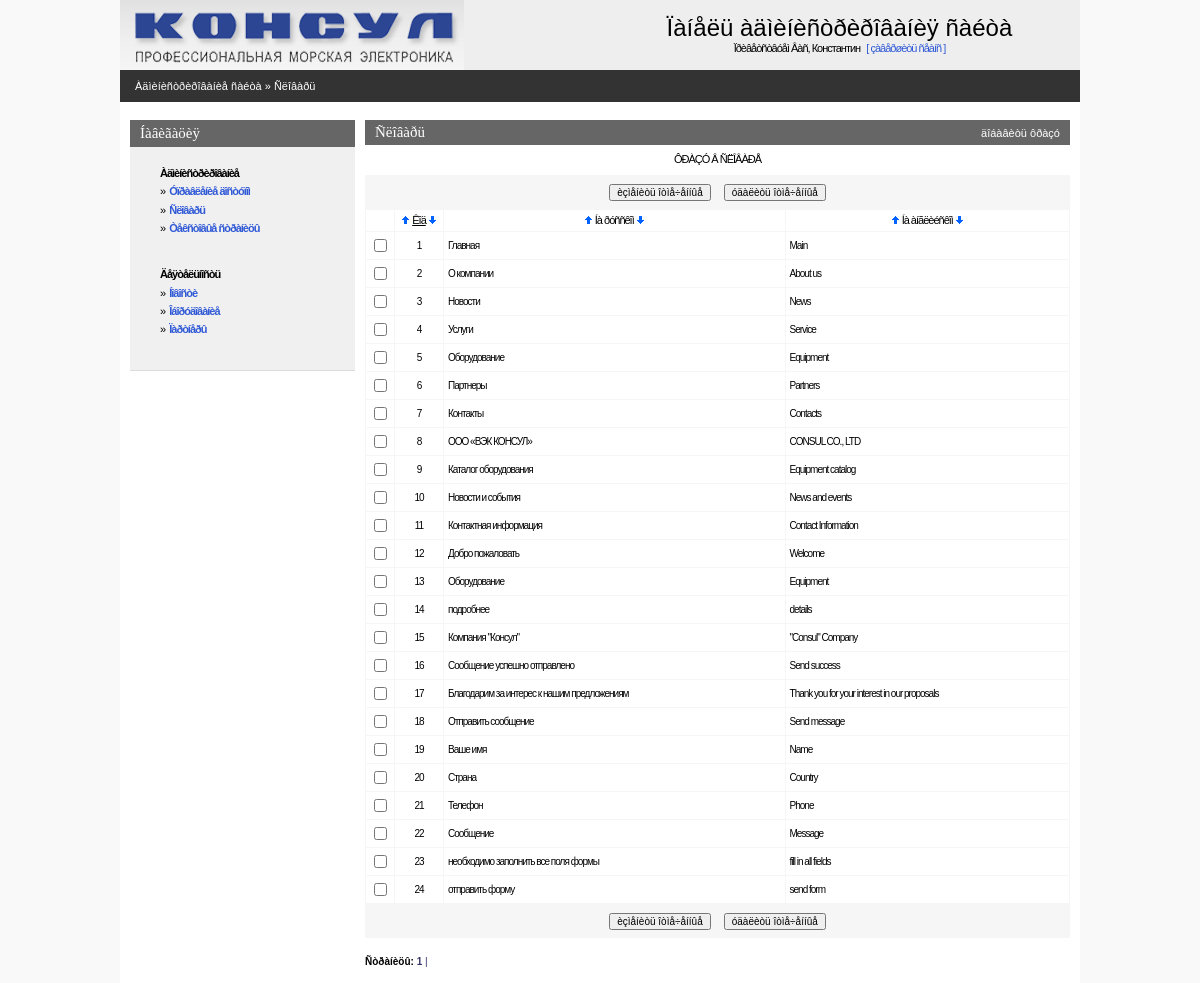
The page /admin/dict.php (signed in) on the database as committed earlier.
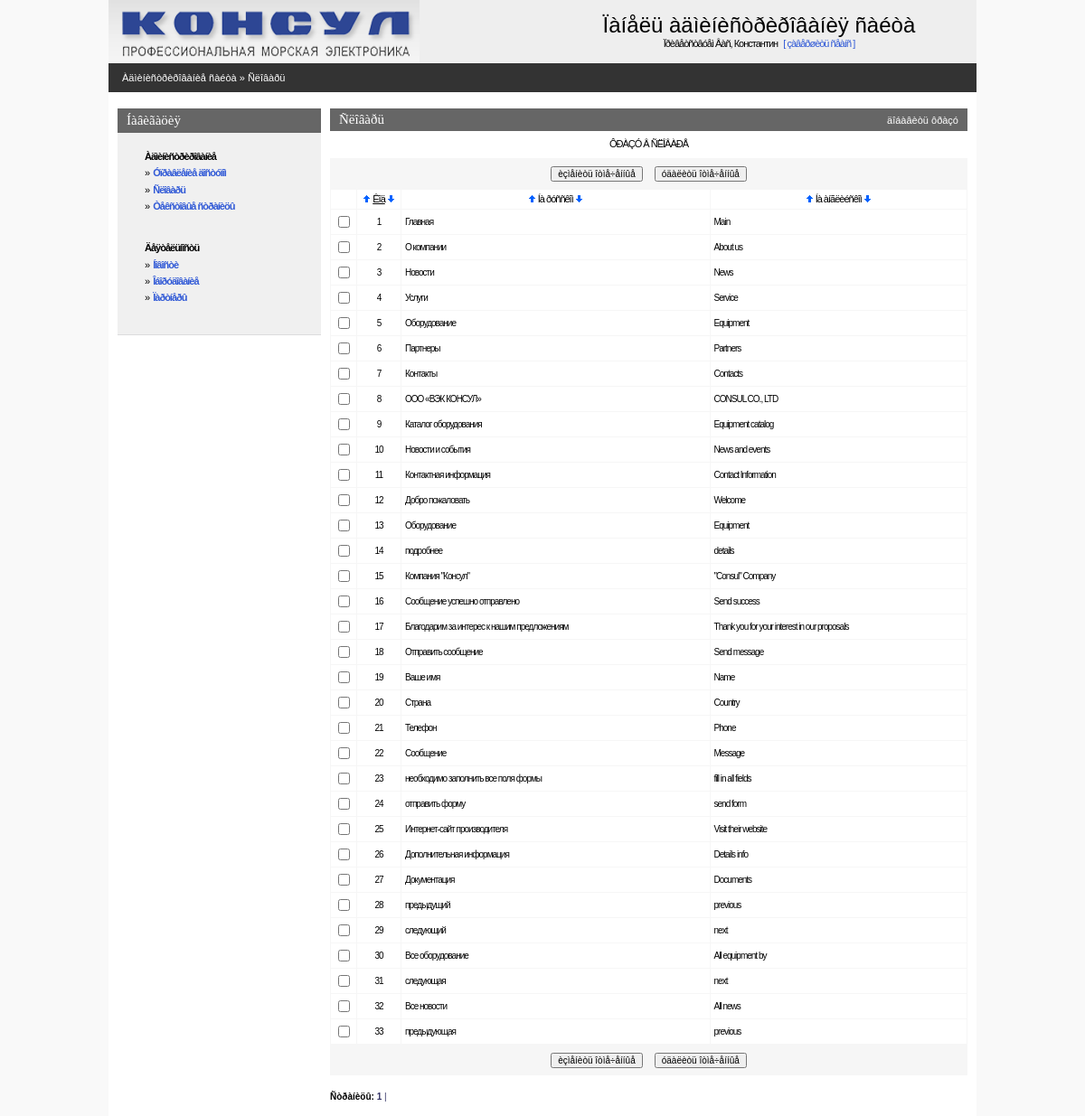
The same page on the database as committed later.
### tables this page shows
CREATE TABLE IF NOT EXISTS `consul_dict` (
  `dict_code` int(11) NOT NULL AUTO_INCREMENT,
  `dict_ru` varchar(250) NOT NULL,
  `dict_en` varchar(250) NOT NULL,
  PRIMARY KEY (`dict_code`)
);

### admin/inc/session.php (called while the page is built, shortened)
<?php
   $REGUSER["code"]=$_SESSION["REGUSER"]["code"];
   $REGUSER["name"]=$_SESSION["REGUSER"]["name"];
   $REGUSER["login"]=$_SESSION["REGUSER"]["login"];
   $REGUSER["pass"]=$_SESSION["REGUSER"]["pass"];
   $REGUSER["email"]=$_SESSION["REGUSER"]["email"];
   $REGUSER["radmin"]=$_SESSION["REGUSER"]["radmin"];
   $REGUSER["rtext"]=$_SESSION["REGUSER"]["rtext"];
   $REGUSER["rnews"]=$_SESSION["REGUSER"]["rnews"];
   $REGUSER["requipment"]=$_SESSION["REGUSER"]["requipment"];
   $REGUSER["rpartner"]=$_SESSION["REGUSER"]["rpartner"];
?>

### admin/inc/connect.php (called while the page is built, shortened)
<?php
    $PHP_SELF=$_SERVER['PHP_SELF'];
?>

### admin/inc/const.php (called while the page is built, shortened)
<?php
    $PREFFIX="consul";
?>

### admin/dict.php (the view, shortened to what this page needs)
<?php
include("inc/settings.php");
$per_page=50;
if(!($sortby)) $sortby='dict_code'; else {$sortby=explode(" ",$sortby);$sortby=$sortby[0];}
if(!isset($sortdir)) {$sortdir="";$realsortdir="ASC"; }
else if(!intval($sortdir)) {$sortdir="";$realsortdir="ASC";} else {$sortdir="1";$realsortdir="DESC";}
$mainquery="select {$PREFFIX}_dict.dict_code, dict_ru, dict_en
            from {$PREFFIX}_dict
            order by $sortby $realsortdir";
?>
<? include ("inc/head.php"); ?>
<BODY>
<center>
<div class=mainbody>
<? include("inc/top.php");?>
<table Border=0 CellSpacing=0 CellPadding=0 width=100%>
  <tr><td class=pageline>
     <div class=wmiddletext><a href="main.php">Àäìèíèñòðèðîâàíèå ñàéòà</a> &#187; <a href="dict.php">Ñëîâàðü</a></div>
  </td></tr>
</table>
<table Border=0 CellSpacing=0 CellPadding=0 class=mainbody>
 <tr valign=top>
  <td width=10></td>
  <? include("inc/leftmenu.php"); ?>
  <td width=10></td>
  <td>
<?php
echo"<form name='data' action=$PHP_SELF method=POST>";
?>
<table class=grayhead Border=0 CellSpacing=0 CellPadding=0 >
 <tr class=normaltext>
  <td ><div ><h4>Ñëîâàðü</h4></div></td>
  <td align=right class=wmiddletext><a class=submenu onclick="displayform(this,'äîáàâèòü ôðàçó')">äîáàâèòü ôðàçó</a></td>
 </tr>
</table>
<table Border=0 CellSpacing=0 class=pagebluetable CellPadding=0 >
 <tr><td class=lmenutext height=30 bgcolor=#ffffff align="center">ÔÐÀÇÓ Â ÑËÎÂÀÐÅ</td></tr>
</table>
<?php
$res=mysql_query ($mainquery) or die ("Íå ìîãó âûáðàòü ôðàçû. Îøèáêà â çàïðîñå.");
  $num_rows=mysql_num_rows($res);
  if($num_rows)
  {
      $page_quant=ceil($num_rows / $per_page);
  }
?>
<table Border=0 CellSpacing=0 class=pagebluetable CellPadding=0>
 <tr><td>
 <center>
 <table>
 <tr height=30 >
    <td><input type=button onClick=Send('U') value='èçìåíèòü îòìå÷åííûå' class=smalltext></td>
    <td width=5></td>
    <td><input type=button onClick=ConfirmSend('D') value='óäàëèòü îòìå÷åííûå'  class=smalltext></td>
 </tr>
 </table>
 </td></tr>
</table>
<table Border=0 CellSpacing=1 class=bluetable CellPadding=4 width=100%>
  <tr class=lmenutext height=20 align=center bgcolor=#ffffff>
    <td width=20>&nbsp;</td>
    <td width=40><?=SortTitle("Êîä","dict_code",$sortby,$sortdir);?></td>
    <td><?=SortTitle("Íà ðóññêîì","dict_ru",$sortby,$sortdir);?></td>
    <td><?=SortTitle("Íà àíãëèéñêîì","dict_en",$sortby,$sortdir);?></td>
<?php
  if($num_rows)
  {
      $page_quant=ceil($num_rows / $per_page);
    $start_pos=$curr_page*$per_page;
    if ($start_pos+$per_page<$num_rows) $end_pos=$start_pos+$per_page;
       else $end_pos=$num_rows;
    for ($x=$start_pos; $x<$end_pos; $x++)
    {
    list($dict_code,$dict_ru,$dict_en)=mysql_fetch_array($res);
    $checkname=$dict_code;
    echo"<tr class=edittabletext height=24 bgcolor=#ffffff>";
    echo"<TD width=20 align=center ><input type='checkbox' name=\"C#$checkname\" id=\"C#$checkname\"></TD>";
    echo"<TD class=smalltext width=40 align=center >$dict_code</TD>";
    echo"<TD class=smalltext ondblclick='change_line(\"$checkname\",\"F#$checkname#dict_ru#string\");' id=\"F#$checkname#dict_ru#string\">".Show($dict_ru)."</TD>\n";
    echo"<TD class=smalltext ondblclick='change_line(\"$checkname\",\"F#$checkname#dict_en#string\");' id=\"F#$checkname#dict_en#string\">".Show($dict_en)."</TD>\n";
    echo"</TR>\n";
    }
  }
?>
<table Border=0 CellSpacing=0 class=pagebluetable CellPadding=0 width=95%>
 <tr><td>
 <center>
 <table>
 <tr height=30 >
    <td><input type=button onClick=Send('U') value='èçìåíèòü îòìå÷åííûå' class=smalltext></td>
    <td width=5></td>
    <td><input type=button onClick=ConfirmSend('D') value='óäàëèòü îòìå÷åííûå'  class=smalltext></td>
 </tr>
 </table>
 </td></tr>
</table>
<br>
<?php
echo"<div align=left class=smalltext><b>Ñòðàíèöû:</b>  ";
for ($i=1;$i<$page_quant+1;$i++)
 {
   $y=$i-1;
   if ($curr_page==$y) {$t1="<b>";$t2="</b>";} else {$t1="";$t2="";}
   echo"<a class=blue href=$PHP_SELF?curr_page=$y&sortby=$sortby&sortdir=$sortdir>$t1 $i $t2|</a>&nbsp";
 }
echo"</div>";
?>
    <td width=10></td>
</center>
</BODY>
</HTML>

### admin/inc/head.php (shortened to what this page needs)
<HTML>
<HEAD>
   <LINK REL=stylesheet HREF="css/styles.css" TYPE="text/css">
</HEAD>

### admin/inc/top.php (shortened to what this page needs)
<table Border=0 CellSpacing=0 CellPadding=0 width=100%>
 <tr  style="padding:10px;" bgcolor=#eeeeee>
    <td><img src="../img/logo.gif" border=0></td>
    <td align=center>
       <h1>Ïàíåëü àäìèíèñòðèðîâàíèÿ ñàéòà</h1>
       <span class=lmenupart>Ïðèâåòñòâóåì Âàñ, <?=$REGUSER["name"]?> <a class=lmenupart href="index.php?op=out"> &nbsp;&nbsp;[&nbsp;çàâåðøèòü ñåàíñ&nbsp;]</a></span>
    </td>
 </tr>
</table>

### admin/inc/leftmenu.php (shortened to what this page needs)
<td class=leftpanel>
<table CellSpacing=0 CellPadding=0>
<tr><td class=bluehead><h4>Íàâèãàöèÿ</h4><td></tr>
<tr><td class=blueblock>
<div style="margin-left:20px">
<?php
if( isAllowed("radmin")||isAllowed(rtext))
{
echo"<p><div class=lmenupart><b>Àäìèíèñòðèðîâàíèå</b></div>";
if( isAllowed("radmin"))
		echo"<div class=lmenupart>&#187;&nbsp; <b><a href=\"admin.php\">Óïðàâëåíèå äîñòóïîì</a></b></div>";
if( isAllowed("rtext"))
  {
    echo"<div class=lmenupart>&#187;&nbsp; <b><a href=\"dict.php\">Ñëîâàðü</a></b></div>";
    echo"<div class=lmenupart>&#187;&nbsp; <b><a href=\"textpage.php\">Òåêñòîâûå ñòðàíèöû</a></b></div>";
  }
}
if(isAllowed(("rnews")) || (isAllowed("requipment")) || (isAllowed("rpartner")))
{
	echo "<br><p><div class=lmenupart><b>Äåÿòåëüíîñòü</b></div>";
	if (isAllowed("rnews")) echo"<div class=lmenupart>&#187;&nbsp; <b><a href=\"newspage.php\"> Íîâîñòè </a></b></div>";
	if (isAllowed("requipment")) echo"<div class=lmenupart>&#187;&nbsp; <b><a href=\"catalogpage.php\">Îáîðóäîâàíèå</a></b></div>";
	if (isAllowed("rpartner")) echo"<div class=lmenupart>&#187;&nbsp; <b><a href=\"partnerpage.php\">Ïàðòíåðû</a></b></div>";
}
?>
</div>
<br>
<td></tr>
</table>
  <td>

### admin/inc/functions.php (shortened to what this page needs)
<?php
function Show($val)
{    if (trim($val)=="") return "&nbsp"; else return $val; }
function SortTitle($title,$fieldname,$sortby,$sortdir)
{
  $baseurl=preg_replace("/&sortby=.*/i","",$_SERVER['REQUEST_URI']);
  $baseurl=preg_replace("/&sortdir=[0|1]/i","",$baseurl);
  if(!strpos($baseurl,"?")) $baseurl.="?a=1";
  if($fieldname==$sortby)
  {
       $t1="<u>";$t2="</u>";
       if($sortdir==1) $c1="border=1";else $c1="border=0";
       if($sortdir==0) $c0="border=1";else $c0="border=0";
  }
  else { $t1=$t2=""; $c1=$c0="border=0"; }
  return "<a href=\"$baseurl&sortby=$fieldname&sortdir=0\" ><img class=\"arr\" title=\"ñîðòèðîâàòü ïî âîçðàñòàíèþ\" alt=\"ñîðòèðîâàòü ïî âîçðàñòàíèþ\" src=\"graph/uarr.gif\" width=9 height=10 $c0></a>&nbsp;{$t1}$title{$t2}&nbsp;<a href=\"$baseurl&sortby=$fieldname&sortdir=1\"><img class=\"arr\" title=\"ñîðòèðîâàòü ïî óáûâàíèþ\" alt=\"ñîðòèðîâàòü ïî óáûâàíèþ\" src=\"graph/darr.gif\" width=9 height=10 $c1 ></a></div>";
}
function isAllowed($right)
{
    global $PREFFIX,$REGUSER;
    return ($REGUSER[$right]);
}
?>

### admin/css/styles.css (style rules this page uses)
body { padding:0px; margin:0px; background-color:#f9f9f9; }
a { text-decoration : none; color: #3059D6; }
img { border-color: #000000; }
.mainbody { width:960px; background-color:#ffffff; }
.pageline { height:32px; background-color:#333333; padding-left:15px; }
.grayhead { width:100%; height:25px; padding-left:10px; padding-right:10px; background-color:#666666; }
.pagebluetable { width:100%; background-color:#f6f6f6; }
.bluetable { background-color:#f6f6f6; }
.leftpanel { width:225px; font-size:8px; }
.lmenupart { text-decoration:none; letter-spacing: -1px; line-height:10pt; margin-bottom:5px; font-size:11px; font-family: Verdana,Arial,Helvetica,Sans-serif,Tahoma,Pragmatica; }
.lmenutext { text-decoration:none; letter-spacing: -1px; line-height:10pt; margin-left:10px; margin-right:10px; margin-top:3px; margin-bottom:3px; font-size:11px; font-family: Verdana,Arial,Helvetica,Sans-serif,Tahoma,Pragmatica; }
.edittabletext { color:#666666; text-decoration:none; letter-spacing: -1px; line-height:12pt; font-size:11px; font-family: Verdana,Arial,Helvetica,Sans-serif,Tahoma,Pragmatica; }
.bluehead { width:220px; height:27px; padding-left:10px; background-color:#666666; }
.blueblock { width:220px; padding:10px; background-color:#f0f0f0; border-bottom: 1px solid #DCDCDD; }
H1 { text-decoration:none; font-weight:normal; padding:0; margin:0; font-family: Arial, Verdana; font-size : 24px; }
H4 { text-decoration:none; font-weight:normal; color:#ffffff; padding:0; margin:0; font-family: Verdana; font-size : 15px; }
.submenu { cursor:hand;cursor:pointer; }
p { text-decoration:none; padding:0; margin-top:10px; margin-bottom:0px; }
.normaltext { text-decoration:none; color:#000066; font-family:Verdana, Tahoma, Arial, Helvetica, Sans-serif, Pragmatica; font-size:12px; }
.smalltext { text-decoration:none; color:#000000; font-family:Verdana, Tahoma, Arial, Helvetica, Sans-serif, Pragmatica; font-size:10px; }
.wmiddletext { text-decoration:none; color:#ffffff; font-family:Verdana, Tahoma, Arial, Helvetica, Sans-serif, Pragmatica; font-size:11px; }
.wmiddletext a { text-decoration:none; color:#ffffff; }
.blue { color: #333366; }
.arr { position:relative;top:1px; }

Rows that differ between the two databases and show on the page:
added consul_dict: dict_code "25", dict_ru "Интернет-сайт производителя", dict_en "Visit their website"
added consul_dict: dict_code "26", dict_ru "Дополнительная информация", dict_en "Details info"
added consul_dict: dict_code "27", dict_ru "Документация", dict_en "Documents"
added consul_dict: dict_code "28", dict_ru "предыдущий", dict_en "previous"
added consul_dict: dict_code "29", dict_ru "следующий", dict_en "next"
added consul_dict: dict_code "30", dict_ru "Все оборудование", dict_en "All equipment by"
added consul_dict: dict_code "31", dict_ru "следующая", dict_en "next"
added consul_dict: dict_code "32", dict_ru "Все новости", dict_en "All news"
added consul_dict: dict_code "33", dict_ru "предыдующая", dict_en "previous"
